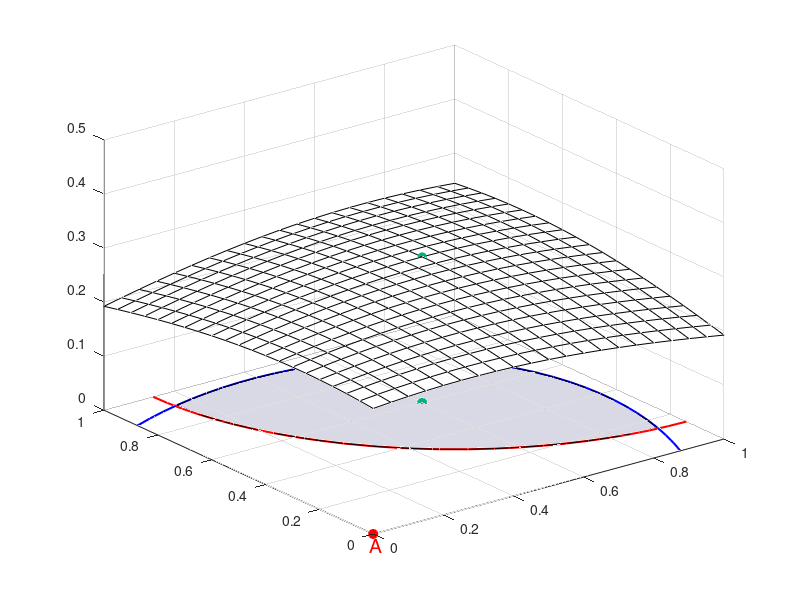

Write the MATLAB code that produced this figure. (Note: this script raises an error after producing the figure.)
clear all
clc

mu1 = [0 0];
mu2 = [1 1];
sigma1 = [1 0.4; 0.4 1];
sigma2 = [1 0; 0 1];

x1 = -3:.05:5;
x2 = -3:.05:5;
[X1,X2] = meshgrid(x1,x2);
X = [X1(:) X2(:)];

y1 = mvnpdf(X,mu1,sigma1);
y1 = reshape(y1,length(x2),length(x1));
y2 = mvnpdf(X,mu2,sigma2);
y2 = reshape(y2,length(x2),length(x1));
y = y1+y2;

%find maximum point of y 
[tempV1, tempI1] = max(y);
[tempV2, tempI2] = max(max(y));

maxValue = tempV2;
max_x1 = x1(tempI1(tempI2));
max_x2 = x2(tempI2);

% plot surface
s1 = surf(X1,X2, y,'FaceAlpha',0);
hold on

% denote the maximum on the bottom
scatter(max_x1,max_x2,'MarkerEdgeColor',[0 .7 .5],...
    'MarkerFaceColor',[0 .7 .5],...
    'LineWidth',1.5)

% denote the maximum on the surface
scatter3(max_x1,max_x2,maxValue,'MarkerEdgeColor',[0 .7 .5],...
    'MarkerFaceColor',[0 .7 .5])

% zoom in to overlapped region
xlim([0 1])
ylim([0 1])
zlim([0 0.5])

% 1st contour 
c1 = contour(x1,x2,y1,[0.11 0.11], 'b', 'LineWidth',1.5 );
hold on

% A: point and test 
scatter(mu1(1),mu1(2),'MarkerEdgeColor','r',...
    'MarkerFaceColor','r',...
    'LineWidth',1.5)
text(-0.05,-0.05, 0,'A', 'Color','r','FontSize', 14)
hold on

% 2st contour 
c2 = contour(x1,x2,y2,[0.11 0.11], 'r', 'LineWidth',1.5);
hold on
scatter(mu2(1),mu2(2),'MarkerEdgeColor','b',...
    'MarkerFaceColor','b',...
    'LineWidth',1.5)
% B: point and test 
text(1.05,1.05, 0,'B', 'Color','b','FontSize', 14)


startN = 53;
endN = 88;

startN2 = 114;
endN2 =141;

btwRegion = [c1(1,startN:endN), c2(1,startN2:endN2)];
x_region = [c1(2,startN:endN), c2(2,startN2:endN2)];
ff = fill(x_region, btwRegion, [0.85 0.85 0.90]);
ff.EdgeColor = 'none';


fig = gca;
xLab = xlabel('S','FontSize', 14);
xticks([]);
yLab = ylabel('T','FontSize', 14);
yticks([]);
zlabel('W','FontSize', 14)
zticks([])
